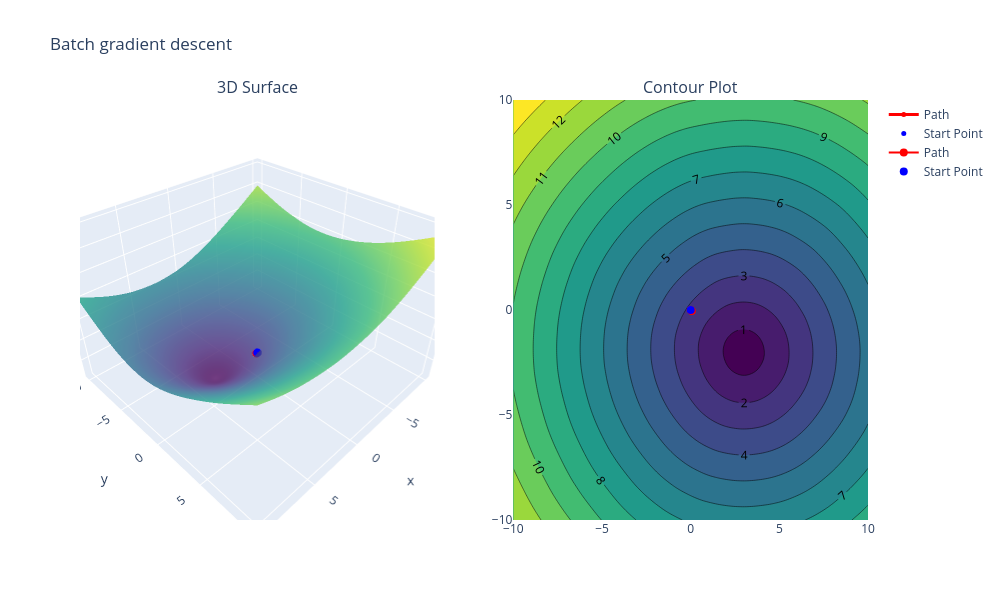

Notebook code for this chart:
### Markdown cell above
<!-- END QUESTION -->

<br>

---

### Question 4b

Next, we are going to compare the results of running batch, mini-batch, and stochastic gradient descent:
- **Batch gradient descent** includes all 1000 rows of `X` in each gradient descent update.
- **Mini-batch gradient descent** includes a sample of rows of `X` in each gradient descent update (e.g., 100 rows per update).
- **Stochastic gradient descent** will perform a gradient descent update for every single row in `X`.

Check out the [lecture slides](https://docs.google.com/presentation/d/12t3i-yXDMqA73EheSu40QEz2Ov1lfdVsDSSmpTDjnHQ/edit?slide=id.g33c70fcbe44_0_612#slide=id.g33c70fcbe44_0_612) if you need a reminder on properties of each type of gradient descent algorithm.
                                                                                                                             
In the 3 cells below adjust the hyperparemeters to visualize **1 epoch** of **batch gradient descent**, **mini-batch gradient descent** with a batch size of 100, and **stochastic gradient descent**.
                                                                                                                             
Once again, you can experiment with the other hyperparameters of gradient descent and see what happens when you use the the nonconvex objective function instead of the convex function. Then answer the questions below.
                                                                                                                             
**Note**: You will not be graded on the visualizations, but you will need to make these visualizations in order to answer the question below.
                                                                                                                             
**Hint 1**: Remember that an epoch is defined as a single gradient computation of the loss for each of the n rows in the dataset. There are 1000 observations in the dataset.\
**Hint 2**: Consider what the value of `num_updates` should be for 1 epoch for each type of gradient descent.

### Code cell
# Batch gradient descent
visualize_gradient_descent(
    title = "Batch gradient descent",
    X = X,
    y = y,
    initial_theta = [0, 0],
    alpha = 0.1,        # vary this for Part i: try 0.1, 1, 10
    num_updates = 1,  # vary for Part iii
    batch_size = len(X),
    convex = True
)

### Figure 1 — Plotly figure (JSON) as saved in the notebook; plotly's stock layout.template omitted (floating-point values rounded to 4 significant figures; data arrays with more than 128 entries replaced by an {"elided": "..."} marker saying what was removed)
{"data": [{"colorscale": [[0, "#440154"], [0.1111, "#482878"], [0.2222, "#3e4989"], [0.3333, "#31688e"], [0.4444, "#26828e"], [0.5556, "#1f9e89"], [0.6667, "#35b779"], [0.7778, "#6ece58"], [0.8889, "#b5de2b"], [1, "#fde725"]], "opacity": 0.8, "scene": "scene", "showscale": false, "type": "surface", "x": {"elided": "100x100 float values"}, "y": {"elided": "100x100 float values"}, "z": {"elided": "100x100 float values"}}, {"line": {"color": "red", "width": 3}, "marker": {"color": "red", "size": 5}, "mode": "lines+markers", "name": "Path", "scene": "scene", "type": "scatter3d", "x": [0.0, 0.05992], "y": [0.0, -0.04845], "z": [2.826, 2.766]}, {"marker": {"color": "blue", "size": 5, "symbol": "circle"}, "mode": "markers", "name": "Start Point", "scene": "scene", "type": "scatter3d", "x": [0], "y": [0], "z": [2.826]}, {"colorscale": [[0, "#440154"], [0.1111, "#482878"], [0.2222, "#3e4989"], [0.3333, "#31688e"], [0.4444, "#26828e"], [0.5556, "#1f9e89"], [0.6667, "#35b779"], [0.7778, "#6ece58"], [0.8889, "#b5de2b"], [1, "#fde725"]], "contours": {"showlabels": true}, "line": {"smoothing": 0.85}, "showscale": false, "type": "contour", "x": [-10.0, -9.798, -9.596, -9.394, -9.192, -8.99, -8.788, -8.586, -8.384, -8.182, -7.98, -7.778, -7.576, -7.374, -7.172, -6.97, -6.768, -6.566, -6.364, -6.162, -5.96, -5.758, -5.556, -5.354, -5.152, -4.949, -4.747, -4.545, -4.343, -4.141, -3.939, -3.737, -3.535, -3.333, -3.131, -2.929, -2.727, -2.525, -2.323, -2.121, -1.919, -1.717, -1.515, -1.313, -1.111, -0.9091, -0.7071, -0.5051, -0.303, -0.101, 0.101, 0.303, 0.5051, 0.7071, 0.9091, 1.111, 1.313, 1.515, 1.717, 1.919, 2.121, 2.323, 2.525, 2.727, 2.929, 3.131, 3.333, 3.535, 3.737, 3.939, 4.141, 4.343, 4.545, 4.747, 4.949, 5.152, 5.354, 5.556, 5.758, 5.96, 6.162, 6.364, 6.566, 6.768, 6.97, 7.172, 7.374, 7.576, 7.778, 7.98, 8.182, 8.384, 8.586, 8.788, 8.99, 9.192, 9.394, 9.596, 9.798, 10.0], "xaxis": "x", "y": [-10.0, -9.798, -9.596, -9.394, -9.192, -8.99, -8.788, -8.586, -8.384, -8.182, -7.98, -7.778, -7.576, -7.374, -7.172, -6.97, -6.768, -6.566, -6.364, -6.162, -5.96, -5.758, -5.556, -5.354, -5.152, -4.949, -4.747, -4.545, -4.343, -4.141, -3.939, -3.737, -3.535, -3.333, -3.131, -2.929, -2.727, -2.525, -2.323, -2.121, -1.919, -1.717, -1.515, -1.313, -1.111, -0.9091, -0.7071, -0.5051, -0.303, -0.101, 0.101, 0.303, 0.5051, 0.7071, 0.9091, 1.111, 1.313, 1.515, 1.717, 1.919, 2.121, 2.323, 2.525, 2.727, 2.929, 3.131, 3.333, 3.535, 3.737, 3.939, 4.141, 4.343, 4.545, 4.747, 4.949, 5.152, 5.354, 5.556, 5.758, 5.96, 6.162, 6.364, 6.566, 6.768, 6.97, 7.172, 7.374, 7.576, 7.778, 7.98, 8.182, 8.384, 8.586, 8.788, 8.99, 9.192, 9.394, 9.596, 9.798, 10.0], "yaxis": "y", "z": {"elided": "100x100 float values"}}, {"line": {"color": "red", "width": 2}, "marker": {"color": "red", "size": 8}, "mode": "lines+markers", "name": "Path", "type": "scatter", "x": [0.0, 0.05992], "xaxis": "x", "y": [0.0, -0.04845], "yaxis": "y"}, {"marker": {"color": "blue", "size": 8, "symbol": "circle"}, "mode": "markers", "name": "Start Point", "type": "scatter", "x": [0], "xaxis": "x", "y": [0], "yaxis": "y"}], "layout": {"annotations": [{"font": {"size": 16}, "showarrow": false, "text": "3D Surface", "x": 0.225, "xanchor": "center", "xref": "paper", "y": 1, "yanchor": "bottom", "yref": "paper"}, {"font": {"size": 16}, "showarrow": false, "text": "Contour Plot", "x": 0.775, "xanchor": "center", "xref": "paper", "y": 1, "yanchor": "bottom", "yref": "paper"}], "height": 600, "scene": {"domain": {"x": [0, 0.45], "y": [0, 1]}}, "title": {"text": "Batch gradient descent"}, "width": 1000, "xaxis": {"anchor": "y", "domain": [0.55, 1]}, "yaxis": {"anchor": "x", "domain": [0, 1]}}}
